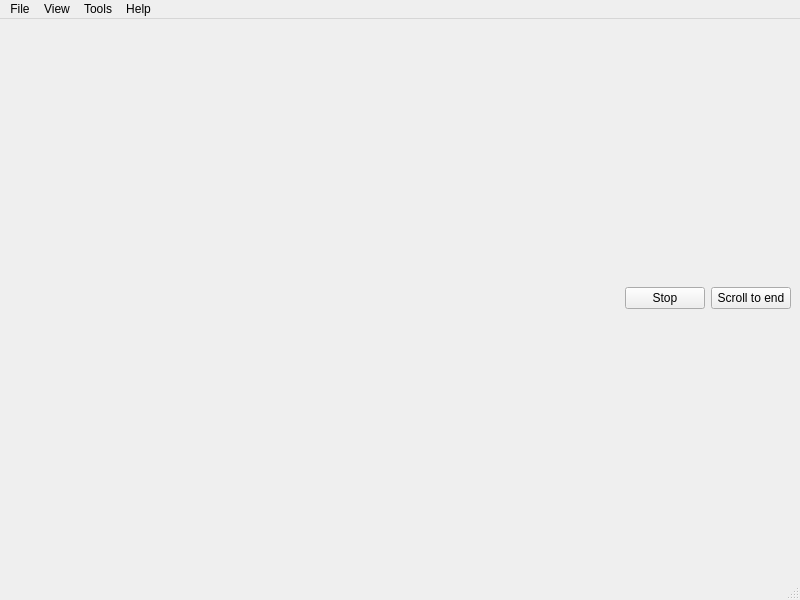
<?xml version="1.0" encoding="UTF-8"?>
<ui version="4.0">
 <class>MainWindow</class>
 <widget class="QMainWindow" name="MainWindow">
  <property name="geometry">
   <rect>
    <x>0</x>
    <y>0</y>
    <width>800</width>
    <height>600</height>
   </rect>
  </property>
  <property name="windowTitle">
   <string>MainWindow</string>
  </property>
  <widget class="QWidget" name="centralwidget">
   <layout class="QVBoxLayout" name="verticalLayout">
    <item>
     <layout class="QHBoxLayout" name="horizontalLayout">
      <item>
       <widget class="QLabel" name="portInfoLabel">
        <property name="text">
         <string/>
        </property>
       </widget>
      </item>
      <item>
       <spacer name="horizontalSpacer">
        <property name="orientation">
         <enum>Qt::Horizontal</enum>
        </property>
        <property name="sizeHint" stdset="0">
         <size>
          <width>40</width>
          <height>20</height>
         </size>
        </property>
       </spacer>
      </item>
      <item>
       <widget class="QPushButton" name="startStopButton">
        <property name="text">
         <string>Stop</string>
        </property>
       </widget>
      </item>
      <item>
       <widget class="QPushButton" name="scrollToEndButton">
        <property name="toolTip">
         <string>CTRL + End</string>
        </property>
        <property name="text">
         <string>Scroll to end</string>
        </property>
       </widget>
      </item>
     </layout>
    </item>
   </layout>
  </widget>
  <widget class="QMenuBar" name="menubar">
   <property name="geometry">
    <rect>
     <x>0</x>
     <y>0</y>
     <width>800</width>
     <height>30</height>
    </rect>
   </property>
   <widget class="QMenu" name="menuFile">
    <property name="title">
     <string>File</string>
    </property>
    <addaction name="actionConnectToDevice"/>
    <addaction name="actionSave"/>
    <addaction name="actionQuit"/>
   </widget>
   <widget class="QMenu" name="menuEdit">
    <property name="title">
     <string>View</string>
    </property>
    <addaction name="actionClear"/>
   </widget>
   <widget class="QMenu" name="menuHelp">
    <property name="title">
     <string>Help</string>
    </property>
    <addaction name="actionAbout"/>
   </widget>
   <widget class="QMenu" name="menuTools">
    <property name="title">
     <string>Tools</string>
    </property>
    <addaction name="actionTrigger"/>
    <addaction name="actionLongTermRunMode"/>
   </widget>
   <addaction name="menuFile"/>
   <addaction name="menuEdit"/>
   <addaction name="menuTools"/>
   <addaction name="menuHelp"/>
  </widget>
  <widget class="QStatusBar" name="statusbar"/>
  <action name="actionSave">
   <property name="text">
    <string>Save</string>
   </property>
  </action>
  <action name="actionQuit">
   <property name="text">
    <string>Quit</string>
   </property>
  </action>
  <action name="actionClear">
   <property name="text">
    <string>Clear</string>
   </property>
  </action>
  <action name="actionAbout">
   <property name="text">
    <string>About</string>
   </property>
  </action>
  <action name="actionConnectToDevice">
   <property name="text">
    <string>Connect to device</string>
   </property>
  </action>
  <action name="actionTrigger">
   <property name="text">
    <string>Trigger</string>
   </property>
  </action>
  <action name="actionLongTermRunMode">
   <property name="text">
    <string>Long term run mode</string>
   </property>
  </action>
 </widget>
 <resources/>
 <connections/>
</ui>
